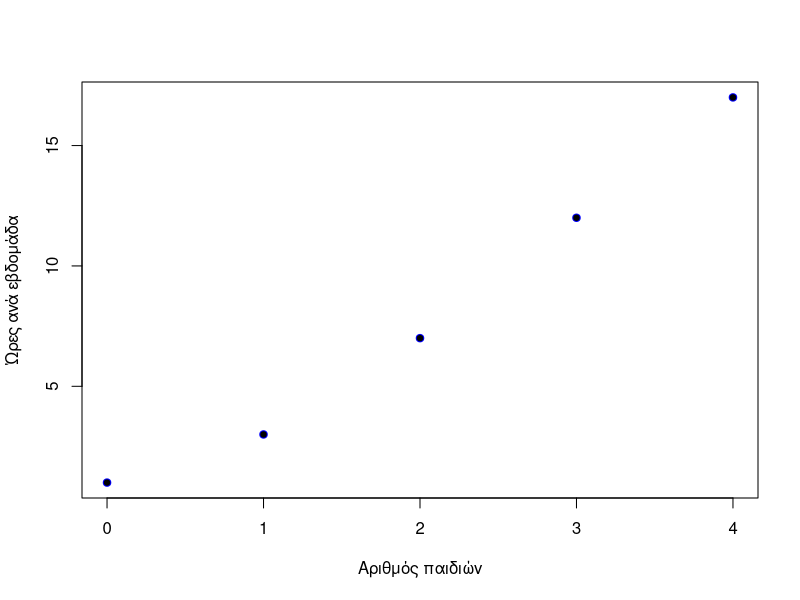
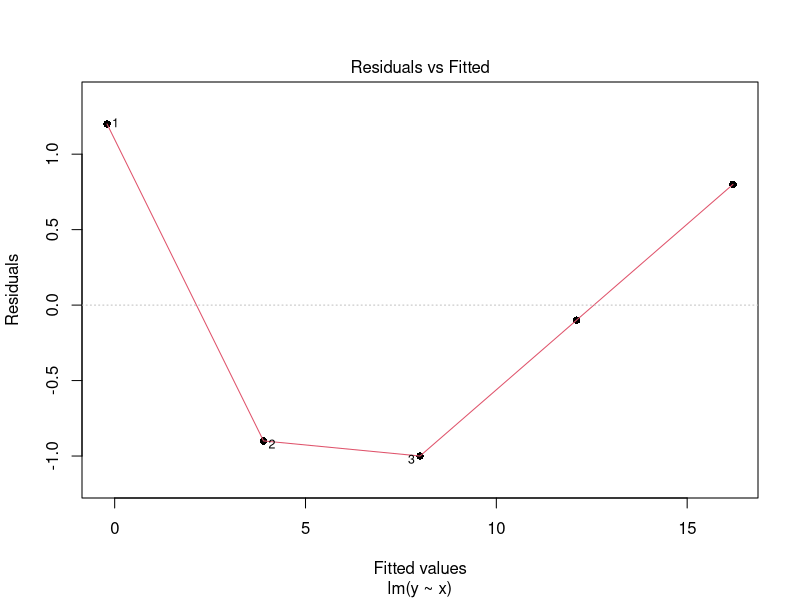
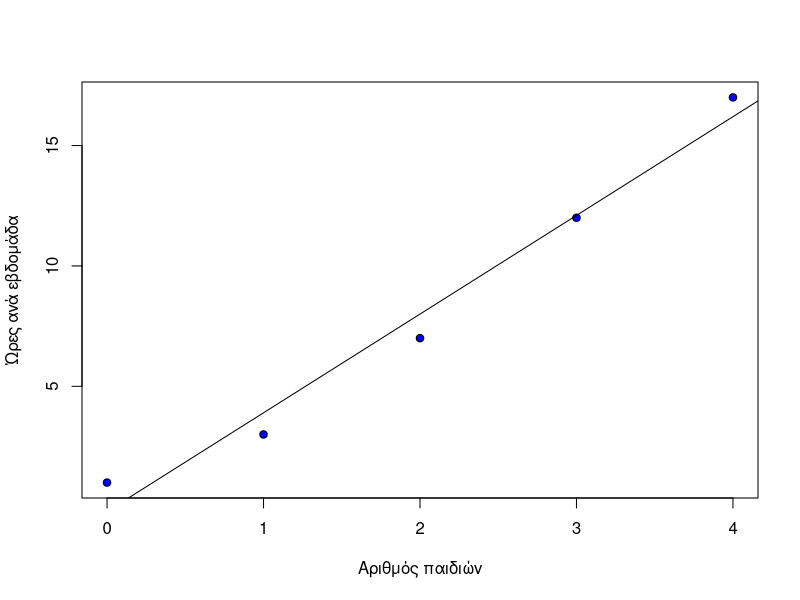

Reproduce these figures in R, in order.
## ---- chunk 1

df <- data.frame(x=c(0,1,2,3,4),
                  y=c(1,3,7,12,17))
df

n=nrow(df)


## ---- chunk 2
plot(df$x,df$y,  col='blue', pch=21, bg="black", xlab="Αριθμός παιδιών", ylab="Ώρες ανά εβδομάδα")
## ---- chunk 3
model <- lm(formula = y ~ x, data=df)
## ---- chunk 4
model
## ---- chunk 5
b=model$coefficients["x"]
a=model$coefficients["(Intercept)"] 

print(sprintf("Η τιμή της παραμέτρου β είναι: %s και της παραμέτρου α είναι: %s", as.vector(b),round(as.vector(a),2)))


## ---- chunk 6
summary(model)
## ---- chunk 7
predict(model)
## ---- chunk 8
plot(model, pch=16, which=1)
## ---- chunk 9
sum((df$y - predict(model))^2)/n

## ---- chunk 10
library(Metrics)
mse(df$y, predict(model))
## ---- chunk 11
summary(model)$r.squared
## ---- chunk 12

plot(df$x,df$y,  col='black', pch=21, bg="blue", xlab="Αριθμός παιδιών", ylab="Ώρες ανά εβδομάδα")

abline(model)
## ---- chunk 13
cor(df$x, df$y, method="pearson")
